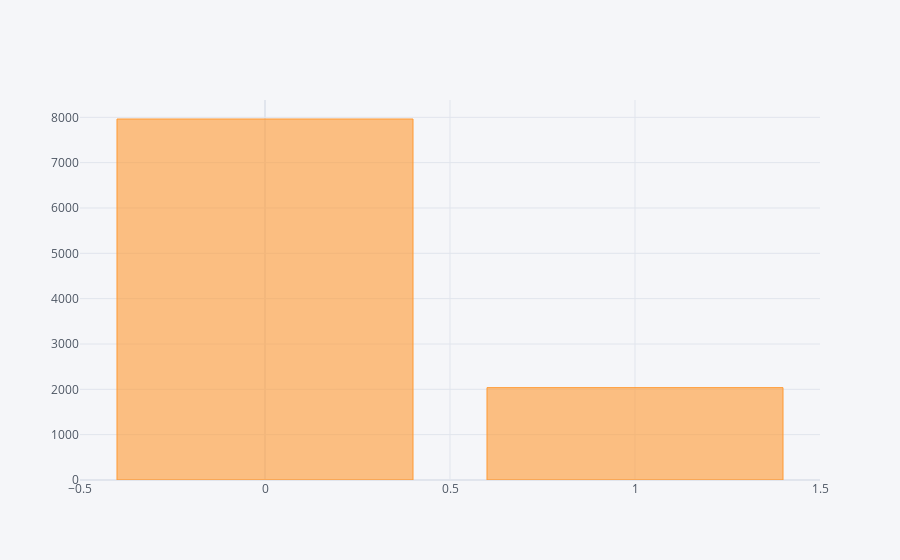

Here is the notebook cell this chart was saved with:
### Code cell
df["Exited"].value_counts().iplot(kind="bar")

### Figure 1 — Plotly figure (JSON) as saved in the notebook; plotly's stock layout.template omitted (floating-point values rounded to 4 significant figures)
{"data": [{"marker": {"color": "rgba(255, 153, 51, 0.6)", "line": {"color": "rgba(255, 153, 51, 1.0)", "width": 1}}, "name": "Exited", "orientation": "v", "text": "", "type": "bar", "x": [0, 1], "y": [7963, 2037]}], "layout": {"legend": {"bgcolor": "#F5F6F9", "font": {"color": "#4D5663"}}, "paper_bgcolor": "#F5F6F9", "plot_bgcolor": "#F5F6F9", "title": {"font": {"color": "#4D5663"}}, "xaxis": {"gridcolor": "#E1E5ED", "showgrid": true, "tickfont": {"color": "#4D5663"}, "title": {"font": {"color": "#4D5663"}, "text": ""}, "zerolinecolor": "#E1E5ED"}, "yaxis": {"gridcolor": "#E1E5ED", "showgrid": true, "tickfont": {"color": "#4D5663"}, "title": {"font": {"color": "#4D5663"}, "text": ""}, "zerolinecolor": "#E1E5ED"}}}
